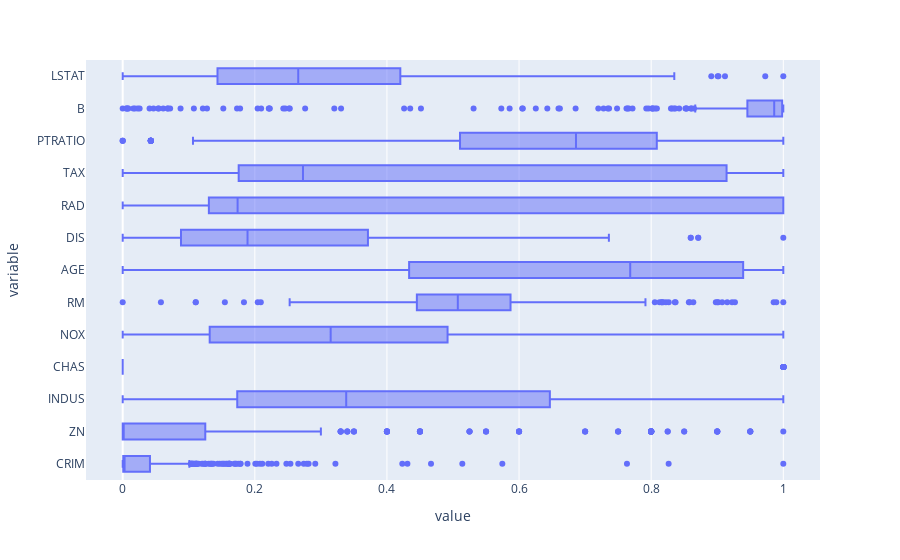

The cell this chart's notebook holds for it:
### Code cell
fig = px.box(df_minmax, x=features)
fig.show()

### Figure 1 — Plotly figure (JSON) as saved in the notebook; plotly's stock layout.template omitted (floating-point values rounded to 4 significant figures; data arrays with more than 128 entries replaced by an {"elided": "..."} marker saying what was removed)
{"data": [{"alignmentgroup": "True", "hovertemplate": "value=%{x}<br>variable=%{y}<extra></extra>", "legendgroup": "", "marker": {"color": "#636efa"}, "name": "", "notched": false, "offsetgroup": "", "orientation": "h", "showlegend": false, "type": "box", "x": {"elided": "6578 float values"}, "x0": " ", "xaxis": "x", "y": {"elided": "6578 str values"}, "y0": " ", "yaxis": "y"}], "layout": {"boxmode": "group", "legend": {"tracegroupgap": 0}, "margin": {"t": 60}, "xaxis": {"anchor": "y", "domain": [0, 1], "title": {"text": "value"}}, "yaxis": {"anchor": "x", "domain": [0, 1], "title": {"text": "variable"}}}}
